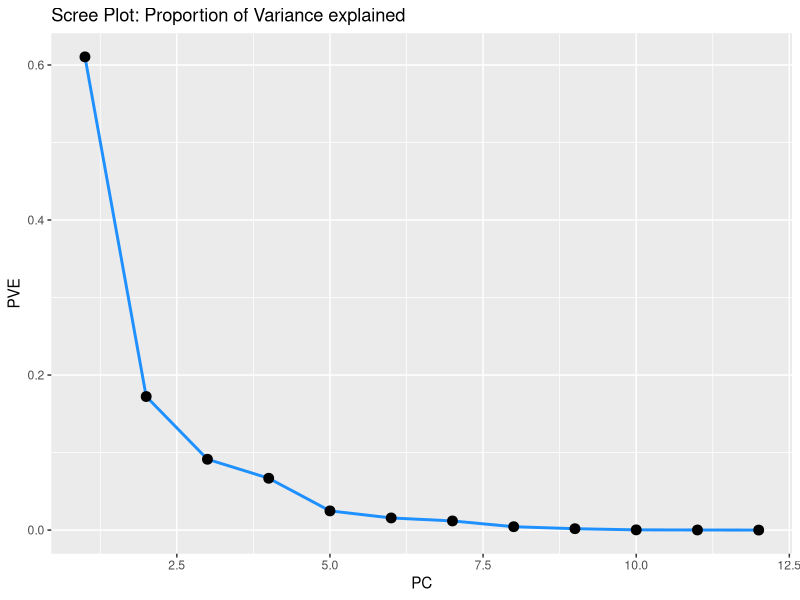
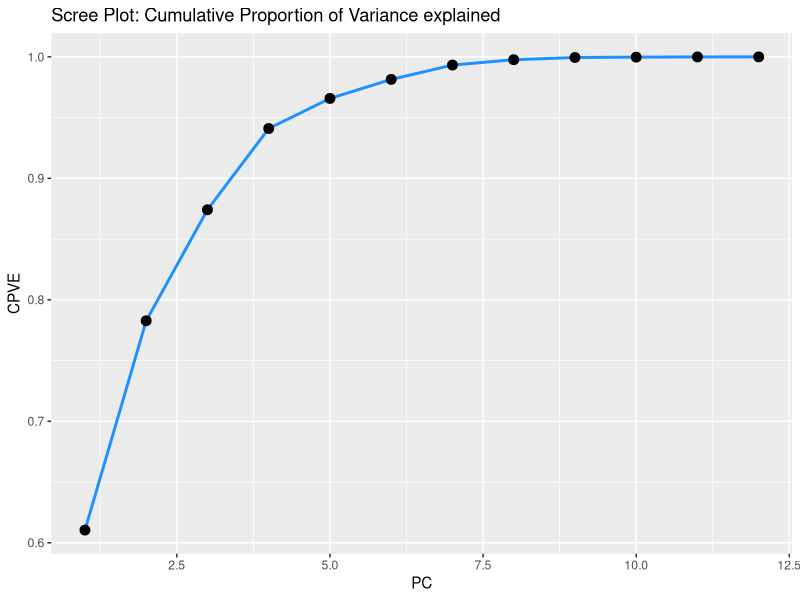
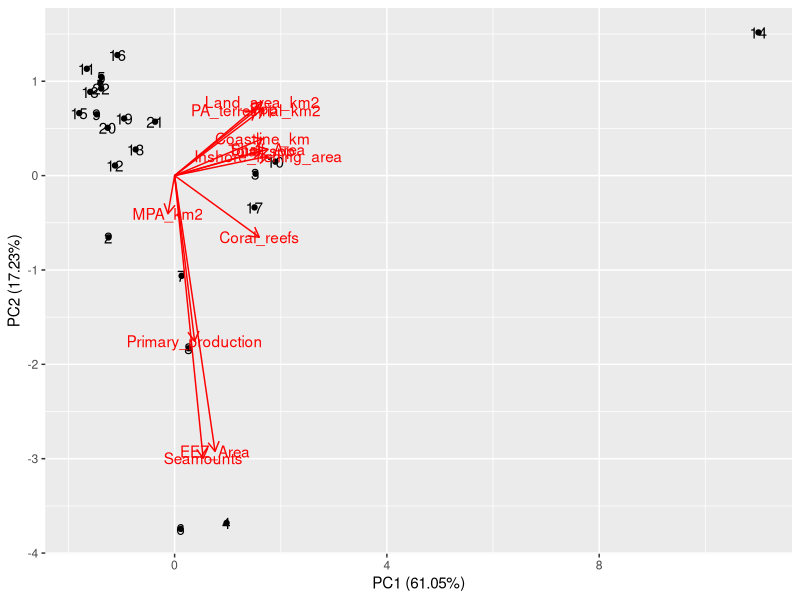
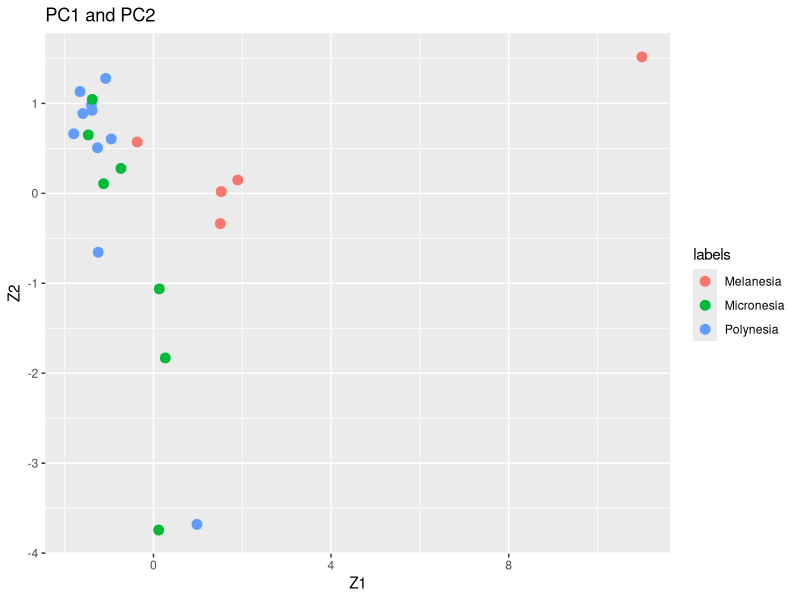

Write the R code that produced these figures, in order. (Note: this script raises an error after producing the figures.)
setwd("/development/projects/statisticallyfit/github/learningmathstat/RStatistics/STAT330 Statistical Learning/ASSIGNMENTS/A4_Project")

library(ggfortify) # for ggplot version of biplot (plotting principal component score vectors)


# part b) PCA on pacific pacifics dataset

pacificData.orig <- read.csv("Pacific Islands.csv")
# removing the categorical variables
pacificData <- pacificData.orig[,2:13]
head(pacificData)

p <- ncol(pacificData) # number of features
p
n <- nrow(pacificData) # number of observations
n


# Finding a low-dimensional representation using PCA
pacific.pca <- prcomp(pacificData, scale=TRUE)
# Have min(n-1, p) = 12 principal components
pacific.pca

# Describe in table
summary(pacific.pca)

# x = holds the score vectors
head(pacific.pca$x); nrow(pacific.pca$x) # is 22 by 12 (n x p)

# rotation = holds the loading vectors. Each col contains the corresponding
# principal component loading vector
head(pacific.pca$rotation); nrow(pacific.pca$rotation) # is 12 by 12 (p x p)



# Calculate the PVE (variance explained by each principal component)
v <- pacific.pca$sdev^2 # this is the variance explained by each principal component
v
pve <- v / sum(v); pve # proportion of variance explained by each PC

# Scree Plots: PVE and CPVE
numPCs <- dim(pacific.pca$x)[2]
df <- data.frame(PC=1:numPCs, PVE=pve, CPVE = cumsum(pve))

ggplot(data=df, aes(x=PC, y=PVE)) + geom_line(size=1, colour="dodgerblue") +
      geom_point(size=3) + ggtitle("Scree Plot: Proportion of Variance explained")

ggplot(data=df, aes(x=PC, y=CPVE)) + 
      geom_line(size=1, colour="dodgerblue") + geom_point(size=3) + 
      ggtitle("Scree Plot: Cumulative Proportion of Variance explained")
# elbow = around 4 PCs since 90% of variation in the observations is explained using
# 4 PC's. The fourth PC adds 6.68% more explanation:
pve[4]



# Plot the first two principal components
# scale = 0 ensures arrows are scaled to represent the loading vectors
#biplot(pacific.pca, scale=0)
autoplot(pacific.pca, label = TRUE, loadings.label = TRUE, scale=0)


# Or can choose which ones to plot

# Assigns a distinct color to each element of a numeric vector. 
# Will be used to assign a color to each of the 64 cell lines, based on cancer type
# to which it corresponds
assignColor <- function(vec) {
      theColors <- rainbow(length(unique(vec)))
      return(theColors[as.numeric(as.factor(vec))])
}


df <- data.frame(Z1=pacific.pca$x[,1], 
                 Z2=pacific.pca$x[,2], 
                 Z3=pacific.pca$x[,3], 
                 Z4=pacific.pca$x[,4], labels = pacificData.orig$Region)
                 #labels=assignColor(1:n))

# TODO: interpretations: 
# https://stats.stackexchange.com/questions/2038/interpretation-of-biplots-in-principal-components-analysis

# TODO more interp
# melanoma word graph: 
# https://rstudio-pubs-static.s3.amazonaws.com/93706_e3f683a8d77244a5b993b20ad6278f4b.html
ggplot(data=df, aes(x=Z1, y=Z2, colour = labels)) + geom_point(size=3) + ggtitle("PC1 and PC2")
# old multicolor plot
#ggplot(data=df, aes(x=Z1, y=Z3)) + geom_point(size=3, colour=df$labels, fill=df$labels) + 
#      ggtitle("PC1 and PC3")
ggplot(data=df, aes(x=Z1, y=Z4)) + geom_point(size=3, colour=df$labels, fill=df$labels) + 
      ggtitle("PC1 and PC4")





# part c) -------------------------------------------------------------------------------

## KMEANS CLUSTERING ------------------------------------------------------------------

# clustering factor points
#ggplot(data=pacificData.orig, aes(x=Inshore_fishing_area, y=Coral_reefs, color=factor(kmeans(pacificData, 3, nstart=20)$cluster))) + geom_point(size=3)

# FINCh data
finchData.orig <- read.csv("Finches.csv")
finchData <- finchData.orig[,-2]
head(finchData)


kmeansModels <- list()
bestModel <- NULL
for(k in 1:10){
      modelK <- kmeans(finchData, k, nstart=20)
      kmeansModels[[k]] = modelK
      
}


# Best model is for with tot within ss is smallest
bestK <- which.min(kmeansModels)

      #------
pacific.km <- kmeans(pacificData, 3, nstart=20)
pacific.km$cluster

# tot.withinss = 
# This is the total within-cluster sum of squares, seek to minimize (equation 10.11)
pacific.km$tot.withinss
# withinss = individual within cluster variation, W(Ck)
pacific.km$withinss

## HIERARCHICAL CLUSTERING ----------------------------------------------------------------
